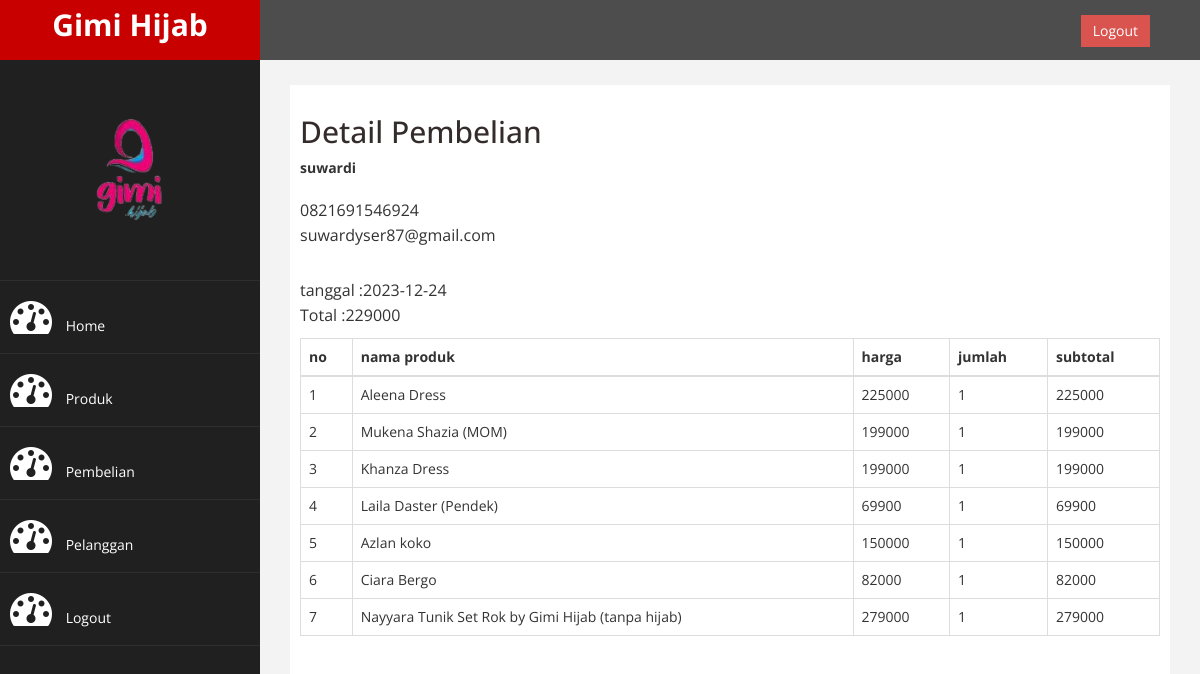
/admin/index.php?halaman=detail&id=59 (signed in), run on the app's committed database.
### tables this page shows
CREATE TABLE `pembelian` (
  `id_pembelian` int(11) NOT NULL,
  `id_pelanggan` int(11) NOT NULL,
  `id_ongkir` int(11) NOT NULL,
  `tanggal_pembelian` date NOT NULL,
  `total_pembelian` int(11) NOT NULL,
  `nama_kota` varchar(100) NOT NULL,
  `tarif` int(11) NOT NULL,
  `alamat_pengiriman` text NOT NULL
);

CREATE TABLE `pelanggan` (
  `id_pelanggan` int(11) NOT NULL,
  `email_pelanggan` varchar(100) NOT NULL,
  `password_pelanggan` varchar(50) NOT NULL,
  `nama_pelanggan` varchar(100) NOT NULL,
  `telepon_pelanggan` varchar(25) NOT NULL,
  `alamt_pelanggan` text NOT NULL
);

CREATE TABLE `pembelian_produk` (
  `id_pembelian_produk` int(11) NOT NULL,
  `id_pembelian` int(11) NOT NULL,
  `id_produk` int(11) NOT NULL,
  `jumlah` int(11) NOT NULL,
  `nama` varchar(100) NOT NULL,
  `harga` int(11) NOT NULL,
  `ukuran` varchar(255) NOT NULL,
  `subharga` int(11) NOT NULL
);

CREATE TABLE `produk` (
  `id_produk` int(11) NOT NULL,
  `nama_produk` varchar(100) NOT NULL,
  `harga_produk` int(11) NOT NULL,
  `ukuran` varchar(225) NOT NULL,
  `foto_produk` varchar(100) NOT NULL,
  `deskripsi_produk` text NOT NULL
);

### admin/detail.php (the view)
<h2>Detail Pembelian</h2>
<?php
$ambil = $koneksi->query("SELECT * FROM pembelian JOIN pelanggan ON pembelian.id_pelanggan=pelanggan.id_pelanggan WHERE pembelian.id_pembelian='$_GET[id]'");
$detail = $ambil->fetch_assoc();
 ?>
<strong><?php echo $detail['nama_pelanggan']; ?></strong> <br>
 	<p>
 		<?php echo $detail['telepon_pelanggan']; ?> <br>
 		<?php echo $detail ['email_pelanggan']; ?>
 	</p>
 	<p>
 		tanggal :<?php echo $detail['tanggal_pembelian']; ?> <br>
 		Total :<?php echo $detail['total_pembelian']; ?>
 	</p>
 	<table class= "table table-bordered">
 		<thead>
 			<tr>
 				<th>no</th>
 				<th>nama produk</th>
 				<th>harga</th>
 				<th>jumlah</th>
 				<th>subtotal</th>
 		</tr>
 	</thead>
 	<tbody>
 		<?php $nomor=1; ?>
 		<?php $ambil=$koneksi->query("SELECT * FROM pembelian_produk JOIN produk ON pembelian_produk.id_produk
 		WHERE pembelian_produk.id_pembelian='$_GET[id]'"); ?>
 		<?php while($pecah=$ambil->fetch_assoc()){ ?>
 		<tr>
 			<td><?php echo $nomor; ?></td>
 			<td><?php echo $pecah['nama_produk'];?></td>
 			<td><?php echo $pecah['harga_produk'];?></td>
 			<td><?php echo $pecah['jumlah'];?></td>
 			<td>
 				<?php echo $pecah['harga_produk']*$pecah['jumlah']; ?>
 			</td>
 		</tr>
 		<?php $nomor++; ?>
 		<?php } ?>
 	</tbody>
 </table>

### admin/assets/css/custom.css (style rules this page uses)
body { font-family: 'Open Sans', sans-serif; }
h2 { color: rgb(52, 43, 43); }
p { font-size:16px; line-height:25px; padding-top:20px; }

### data on the page
pembelian: id_pelanggan.nama_pelanggan "suwardi", id_pelanggan.telepon_pelanggan "0821691546924", id_pelanggan.email_pelanggan "suwardyser87@gmail.com", tanggal_pembelian "2023-12-24", total_pembelian "229000"
pembelian_produk: produk.nama_produk "Aleena Dress", produk.harga_produk "225000", jumlah "1", id_produk.nama_produk "Mukena Shazia (MOM)", id_produk.harga_produk "199000", $pecah['harga_produk']*$pecah['jumlah'] "199000", produk.nama_produk "Khanza Dress", produk.harga_produk "199000", produk.nama_produk "Laila Daster (Pendek)", produk.harga_produk "69900", produk.nama_produk "Azlan koko", produk.harga_produk "150000", produk.nama_produk "Ciara Bergo", produk.harga_produk "82000", produk.nama_produk "Nayyara Tunik Set Rok by Gimi Hijab (tanpa hijab)", produk.harga_produk "279000"
